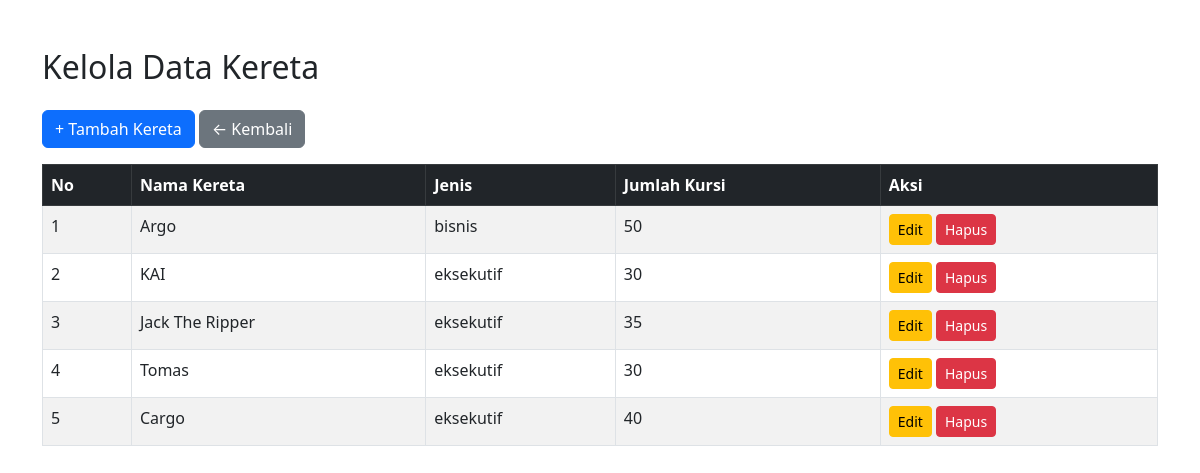
/kelola_kereta.php, run on the app's committed database.
### tables this page shows
CREATE TABLE `kereta` (
  `id_kereta` int NOT NULL,
  `nama_kereta` varchar(100) NOT NULL,
  `jenis` enum('bisnis','ekonomi','eksekutif') NOT NULL,
  `kapasitas` int NOT NULL
);

### kelola_kereta.php (the view, shortened to what this page needs)
<?php
include 'koneksi.php';
?>
<!DOCTYPE html>
<html lang="en">
<head>
    <link href="https://cdn.jsdelivr.net/npm/bootstrap@5.3.0/dist/css/bootstrap.min.css" rel="stylesheet">
    <link href="https://cdn.jsdelivr.net/npm/simple-datatables@7.1.2/dist/style.min.css" rel="stylesheet" />
</head>
<body>
<div class="container mt-5">
    <h2 class="mb-4">Kelola Data Kereta</h2>
    <a href="tambah_kereta.php" class="btn btn-primary mb-3">+ Tambah Kereta</a>
    <a href="admin_dashboard.php" class="btn btn-secondary mb-3">← Kembali</a>
    <table class="table table-bordered table-striped" id="datatablesSimple">
        <thead class="table-dark">
            <tr>
                <th>No</th>
                <th>Nama Kereta</th>
                <th>Jenis</th>
                <th>Jumlah Kursi</th>
                <th>Aksi</th>
            </tr>
        </thead>
        <tbody>
            <?php
            $no = 1;
            $query = "SELECT * FROM kereta";
            $result = mysqli_query($conn, $query);
            while ($row = mysqli_fetch_assoc($result)) {
                echo "<tr>
                        <td>" . $no++ . "</td>
                        <td>" . htmlspecialchars($row['nama_kereta']) . "</td>
                        <td>" . htmlspecialchars($row['jenis']) . "</td>
                        <td>" . htmlspecialchars($row['kapasitas']) . "</td>
                        <td>
                            <a href='edit_kereta.php?id=" . $row['id_kereta'] . "' class='btn btn-sm btn-warning'>Edit</a>
                            <a href='hapus_kereta.php?id=" . $row['id_kereta'] . "' class='btn btn-sm btn-danger' onclick=\"return confirm('Yakin ingin menghapus?')\">Hapus</a>
                        </td>
                      </tr>";
                     }
                ?>
        </tbody>
    </table>
</div>
</body>
</html>

### data on the page
kereta: nama_kereta "Argo", jenis "bisnis", kapasitas "50"
kereta: nama_kereta "KAI", jenis "eksekutif", kapasitas "30"
kereta: nama_kereta "Jack The Ripper", jenis "eksekutif", kapasitas "35"
kereta: nama_kereta "Tomas", jenis "eksekutif", kapasitas "30"
kereta: nama_kereta "Cargo", jenis "eksekutif", kapasitas "40"
